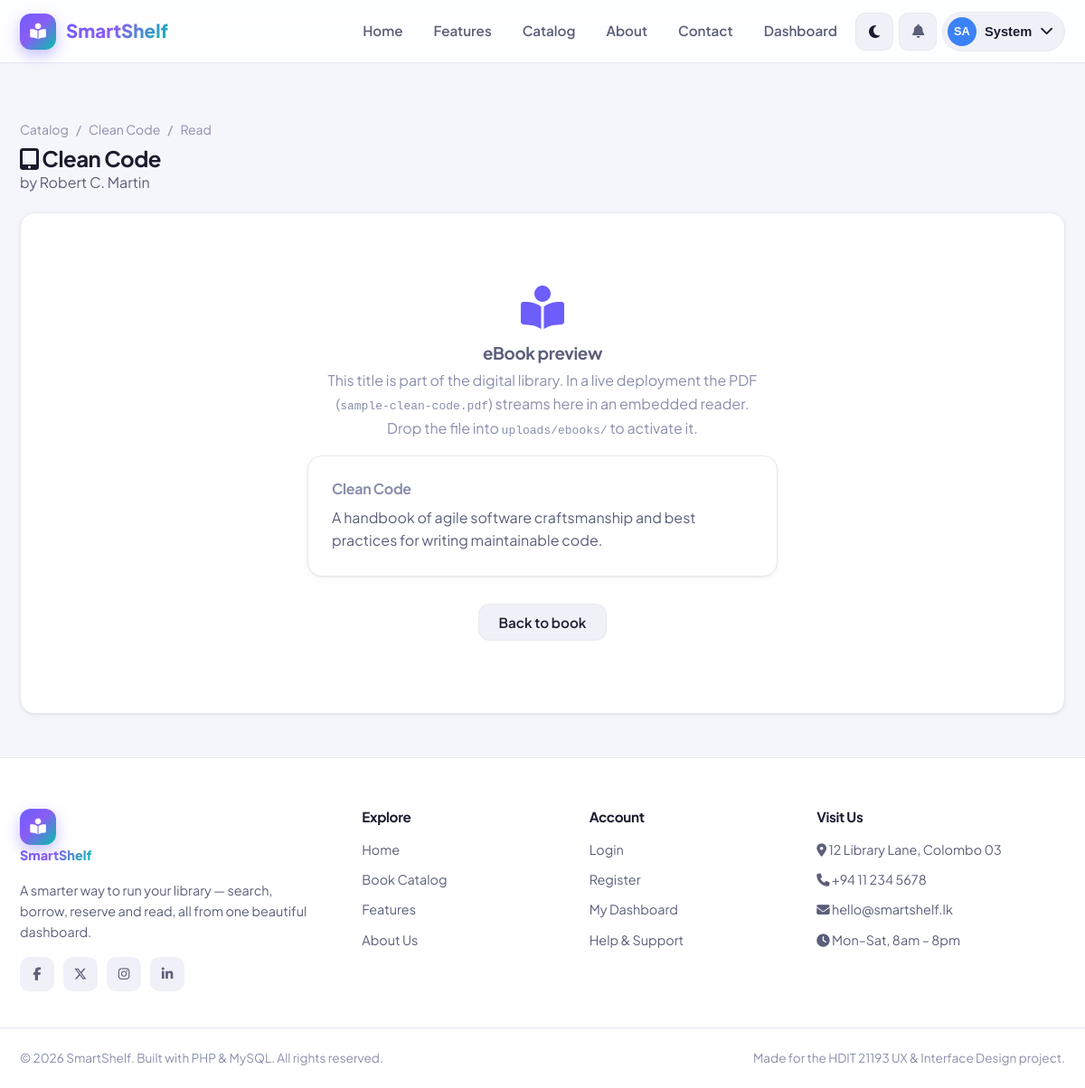
Screenshot of /read.php?id=2 (signed in) with the database file from the repository.
### tables this page shows
CREATE TABLE `books` (
  `book_id`          INT(11) NOT NULL AUTO_INCREMENT,
  `title`            VARCHAR(200) NOT NULL,
  `author`           VARCHAR(150) NOT NULL,
  `isbn`             VARCHAR(20) DEFAULT NULL,
  `category_id`      INT(11) DEFAULT NULL,
  `description`      TEXT DEFAULT NULL,
  `publisher`        VARCHAR(150) DEFAULT NULL,
  `publish_year`     INT(4) DEFAULT NULL,
  `total_copies`     INT(11) NOT NULL DEFAULT 1,
  `available_copies` INT(11) NOT NULL DEFAULT 1,
  `shelf_location`   VARCHAR(50) DEFAULT NULL,
  `cover_image`      VARCHAR(255) DEFAULT NULL,
  `ebook_file`       VARCHAR(255) DEFAULT NULL,
  `rating`           DECIMAL(2,1) NOT NULL DEFAULT 0.0,
  `views`            INT(11) NOT NULL DEFAULT 0,
  `borrow_count`     INT(11) NOT NULL DEFAULT 0,
  `created_at`       TIMESTAMP NOT NULL DEFAULT CURRENT_TIMESTAMP,
  PRIMARY KEY (`book_id`),
  KEY `category_id` (`category_id`),
  CONSTRAINT `fk_books_category` FOREIGN KEY (`category_id`)
    REFERENCES `categories` (`category_id`) ON DELETE SET NULL
);

### functions.php (called while the page is built, shortened)
<?php
require_once __DIR__ . '/config.php';
function e($value)
{
    return htmlspecialchars($value ?? '', ENT_QUOTES, 'UTF-8');
}
function db_select($sql, $types = '', $params = [])
{
    global $conn;
    $stmt = $conn->prepare($sql);
    if ($types) {
        $stmt->bind_param($types, ...$params);
    }
    $stmt->execute();
    $result = $stmt->get_result();
    $rows = $result ? $result->fetch_all(MYSQLI_ASSOC) : [];
    return $rows;
}
function db_select_one($sql, $types = '', $params = [])
{
    $rows = db_select($sql, $types, $params);
    return $rows[0] ?? null;
}

### read.php (the view, shortened to what this page needs)
<?php
require_once __DIR__ . '/includes/functions.php';
$bookId = (int) ($_GET['id'] ?? 0);
$book = db_select_one("SELECT * FROM books WHERE book_id = ?", 'i', [$bookId]);
$filePath  = __DIR__ . '/uploads/ebooks/' . $book['ebook_file'];
$fileUrl   = BASE_URL . 'uploads/ebooks/' . rawurlencode($book['ebook_file']);
$fileReady = file_exists($filePath);
require_once __DIR__ . '/includes/header.php';
?>
<section class="section-sm">
    <div class="container">
        <div class="flex between items-center wrap gap-1 mb-2">
            <div>
                <div class="breadcrumb" style="justify-content:flex-start">
                    <a href="catalog.php">Catalog</a> / <a href="book.php?id=<?= $bookId ?>"><?= e($book['title']) ?></a> / <span>Read</span>
                </div>
                <h1 style="font-size:1.5rem;margin-top:6px"><i class="fa-solid fa-tablet-screen-button"></i> <?= e($book['title']) ?></h1>
                <p class="text-soft">by <?= e($book['author']) ?></p>
            </div>
        </div>
        <div class="card" style="overflow:hidden">
            <?php if ($fileReady): ?>
                <iframe src="<?= $fileUrl ?>" style="width:100%;height:78vh;border:none" title="eBook reader"></iframe>
            <?php else: ?>
                <div class="empty-state" style="padding:80px 24px">
                    <i class="fa-solid fa-book-open-reader" style="color:var(--brand);opacity:1"></i>
                    <h3>eBook preview</h3>
                    <p style="max-width:480px;margin:0 auto 16px">
                        This title is part of the digital library. In a live deployment the PDF
                        (<code><?= e($book['ebook_file']) ?></code>) streams here in an embedded reader.
                        Drop the file into <code>uploads/ebooks/</code> to activate it.
                    </p>
                    <div class="card card-pad" style="max-width:520px;margin:0 auto;text-align:left">
                        <h4 style="margin-bottom:10px"><?= e($book['title']) ?></h4>
                        <p class="text-soft"><?= e($book['description']) ?></p>
                    </div>
                    <a href="book.php?id=<?= $bookId ?>" class="btn btn-ghost mt-3">Back to book</a>
                </div>
            <?php endif; ?>
        </div>
    </div>
</section>
<?php require_once __DIR__ . '/includes/footer.php'; ?>

### style.css (style rules this page uses)
:root { --brand: #6d5efc; --brand-2: #00c2a8; --brand-grad: linear-gradient(135deg, #6d5efc 0%, #8b5cf6 45%, #00c2a8 100%); --brand-soft: rgba(109, 94, 252, 0.12); --bg: #f5f6fb; --surface: #ffffff; --surface-2: #f0f1f8; --border: #e6e8f0; --text: #1a1c2e; --text-soft: #5b5f7a; --text-mute: #8a8fab; --green: #10b981; --green-soft: rgba(16, 185, 129, 0.13); --amber: #f59e0b; --amber-soft: rgba(245, 158, 11, 0.14); --red: #ef4444; --red-soft: rgba(239, 68, 68, 0.13); --blue: #3b82f6; --blue-soft: rgba(59, 130, 246, 0.13); --radius: 16px; --radius-sm: 10px; --radius-lg: 24px; --shadow-sm: 0 1px 2px rgba(20, 22, 50, 0.06), 0 2px 8px rgba(20, 22, 50, 0.04); --shadow: 0 4px 14px rgba(20, 22, 50, 0.08); --shadow-lg: 0 18px 48px rgba(20, 22, 50, 0.16); --nav-h: 70px; --maxw: 1200px; --font: 'Plus Jakarta Sans', 'Inter', system-ui, sans-serif; --transition: 0.25s cubic-bezier(0.4, 0, 0.2, 1); }
*, *::before, *::after { box-sizing: border-box; margin: 0; padding: 0; }
html { scroll-behavior: smooth; }
body { font-family: var(--font); background: var(--bg); color: var(--text); line-height: 1.6; -webkit-font-smoothing: antialiased; transition: background var(--transition), color var(--transition); min-height: 100vh; display: flex; flex-direction: column; }
a { color: inherit; text-decoration: none; }
h1, h2, h3, h4 { line-height: 1.2; font-weight: 700; letter-spacing: -0.02em; }
.container { max-width: var(--maxw); margin: 0 auto; padding: 0 22px; }
.section-sm { padding: 48px 0; }
.btn { display: inline-flex; align-items: center; justify-content: center; gap: 9px; padding: 12px 22px; border-radius: 12px; font-family: var(--font); font-weight: 600; font-size: 0.95rem; cursor: pointer; border: 1px solid transparent; transition: var(--transition); white-space: nowrap; line-height: 1; }
.btn-ghost { background: var(--surface-2); color: var(--text); border-color: var(--border); }
.card { background: var(--surface); border: 1px solid var(--border); border-radius: var(--radius); box-shadow: var(--shadow-sm); transition: var(--transition); }
.card-pad { padding: 26px; }
.empty-state { text-align: center; padding: 60px 20px; color: var(--text-mute); }
.empty-state i { font-size: 3rem; margin-bottom: 16px; opacity: 0.5; }
.empty-state h3 { color: var(--text-soft); margin-bottom: 6px; }
.breadcrumb { display: flex; gap: 8px; justify-content: center; margin-top: 14px; color: var(--text-mute); font-size: 0.88rem; }
.text-soft { color: var(--text-soft); }
.mt-3 { margin-top: 30px; }
.mb-2 { margin-bottom: 20px; }
.flex { display: flex; }
.between { justify-content: space-between; }
.items-center { align-items: center; }
.gap-1 { gap: 10px; }
.wrap { flex-wrap: wrap; }

### rows the page displays
books: title "Clean Code", author "Robert C. Martin", ebook_file "sample-clean-code.pdf", description "A handbook of agile software craftsmanship and best practices for writing maintainable code."

### other values shown
SITE_NAME "SmartShelf"
initials($_SESSION['fullname']) "SA"
explode(' ', $_SESSION['fullname'])[0] "System"
